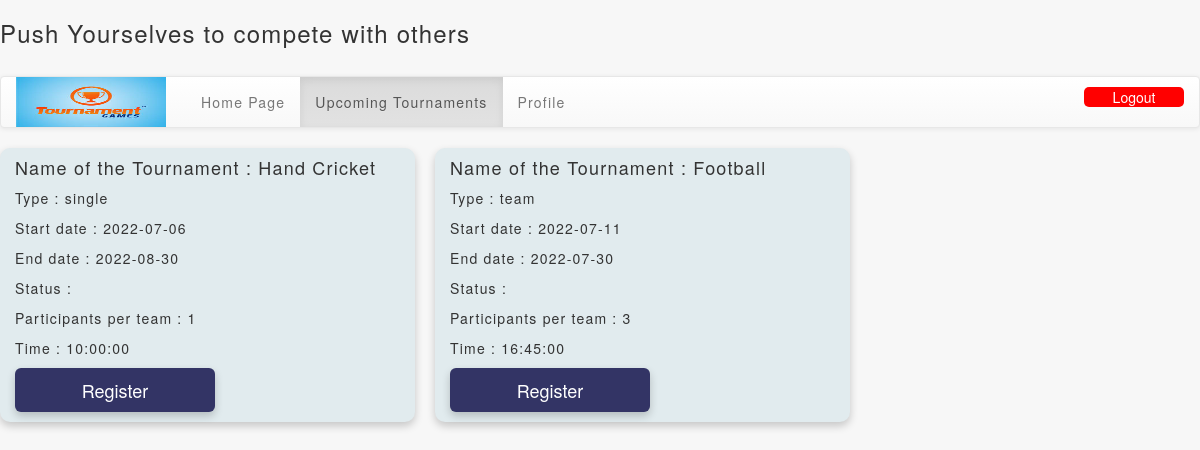
The app's page /upcomingtour.php (signed in) with its own data.
### tables this page shows
CREATE TABLE `tourevents` (
  `tid` int(10) NOT NULL,
  `tname` varchar(30) NOT NULL,
  `type` varchar(20) NOT NULL,
  `start_date` date NOT NULL,
  `end_date` date NOT NULL,
  `status` varchar(15) NOT NULL,
  `minteams` varchar(10) NOT NULL,
  `pperteam` varchar(10) NOT NULL,
  `time` time NOT NULL,
  `tourend_date` date NOT NULL
);

### upcomingtour.php (the view, shortened to what this page needs)
<?php
$conn = new mysqli("localhost:3306", 'root','','tournament');
?>
<!DOCTYPE html>
<html lang="en">
<head>
<h3 class="liketext">Push Yourselves to compete with others</h3>
<link rel="stylesheet" href="https://maxcdn.bootstrapcdn.com/bootstrap/3.4.1/css/bootstrap.min.css">
<link rel="stylesheet" href="https://maxcdn.bootstrapcdn.com/bootstrap/3.3.7/css/bootstrap.min.css" >
        <link rel="stylesheet" href="https://maxcdn.bootstrapcdn.com/bootstrap/3.3.7/css/bootstrap-theme.min.css" >
<div style="padding-top:20px;">
<nav class="navbar navbar-default" >
  <div class="container-fluid">
    <div class="navbar-header">
    <img src="tour.png" width="150px" height="50px">
    </div>
    <ul class="nav navbar-nav">
      <li style="padding-left:20px;"><a href="yourtour.php">Home Page</a></li>
      <li class="active"><a href="upcomingtour.php">Upcoming Tournaments</a></li>
      <li><a href="profile.php">Profile</a></li>
    </ul>
    <input type="button" value="Logout" style="float:right;width: 100px;margin-top:10px;margin-bottom:10px;background-color:red;border-radius:5px;border:None;color:white;" onclick="window.location='logout3.php';"></h1>
  </div>
</nav>
</div>
</head>
<body>
<?php
$sql="SELECT * FROM tourevents";
$data = mysqli_query($conn,$sql);
$n=mysqli_num_rows($data);
$k=$_SESSION['user'];
if($n>0){
  while($row=$data->fetch_assoc()){
    $sql3="SELECT tid from tourall WHERE tid='".$row['tid']."' AND id='".$k."'";
    $data3 = mysqli_query($conn,$sql3);
    $sql4="SELECT teamid from participants WHERE pid='".$k."'";
    $data4 = mysqli_query($conn,$sql4);
    $row4=$data4->fetch_assoc();
    $sql5="SELECT tid FROM tourall WHERE tid='".$row['tid']."' AND id='".$row4['teamid']."'";
    $data5 = mysqli_query($conn,$sql5);
    if(mysqli_num_rows($data3)==1 && $row['type']=='single'){
      continue;
    }
    if(mysqli_num_rows($data5)==1 && $row['type']=='team'){
      continue;
    }
    else{
    ?>
    <div class="card1">
  <div class="card" style="width:400px;">
    <div class="card-body">
      <h4 class="card-title">Name of the Tournament : <?php echo $row['tname'];?></h4>
      <p class="card-text">Type : <?php echo $row['type'];?></p>
      <p class="card-text">Start date : <?php echo $row['start_date'];?></p>
      <p class="card-text">End date : <?php echo $row['end_date'];?></p>
      <p class="card-text">Status : <?php echo $sta;?></p>
      <p class="card-text">Participants per team : <?php echo $row['pperteam'];?></p>
      <p class="card-text">Time : <?php echo $row['time'];?></p>
    </div>
  </div>
            <div class="container-box">
              <?php
              if($row['status']!=1){
                ?>
                <button type="button" class="btn-lg" disabled>Register</button>
                <?php
              }
              else{
              ?>
                <button type="button" class="btn-lg" data-toggle="modal" data-target="#myModal<?php echo $row['tid'];?>" >Register</button>
                <?php
              }
              ?>
            </div>
    </div>
    <?php
    }
  }
}
?>
</body>
</html>

### upcomingtour.php (style rules this page uses)
* { box-sizing: border-box; margin: 0px; padding:0px; }
body { background-color: #F7F7F7; letter-spacing: 1.2px; }
.card1 { float: left; box-shadow: 0 4px 8px 0 rgba(0,0,0,0.2); transition: 0.3s; padding-left:15px; margin-right: 20px; margin-bottom: 50px; background-color: #E1EBEE; border-radius:10px; }
.btn-lg { background-color:#333465; border: none; outline: none; color: white; box-shadow: 0 4px 8px 0 rgba(0,0,0,0.2); margin-right: 10px; margin-bottom: 10px; min-width: 200px; max-width: 250px; text-align: center; }

### records on screen
tourevents: tname "Hand Cricket", type "single", start_date "2022-07-06", end_date "2022-08-30", pperteam "1", time "10:00:00", status "Register"
tourevents: tname "Football", type "team", start_date "2022-07-11", end_date "2022-07-30", pperteam "3", time "16:45:00", status "Register"
